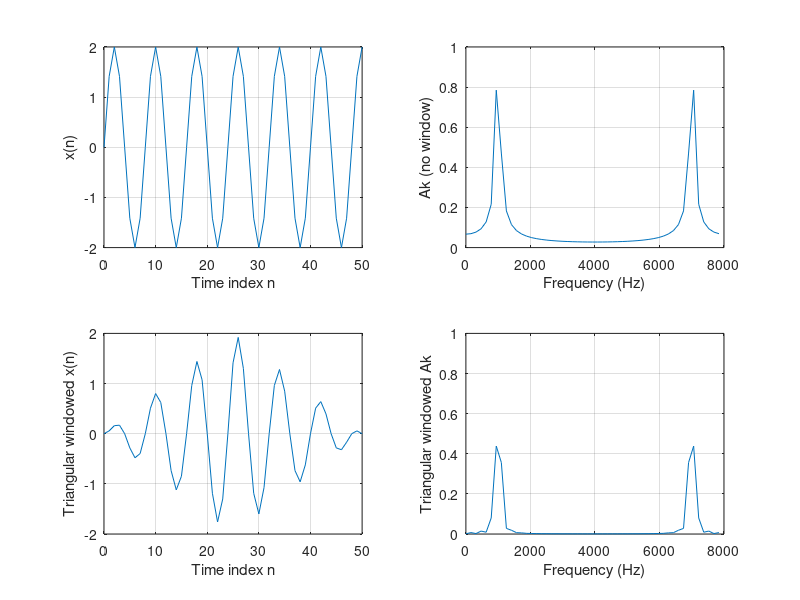
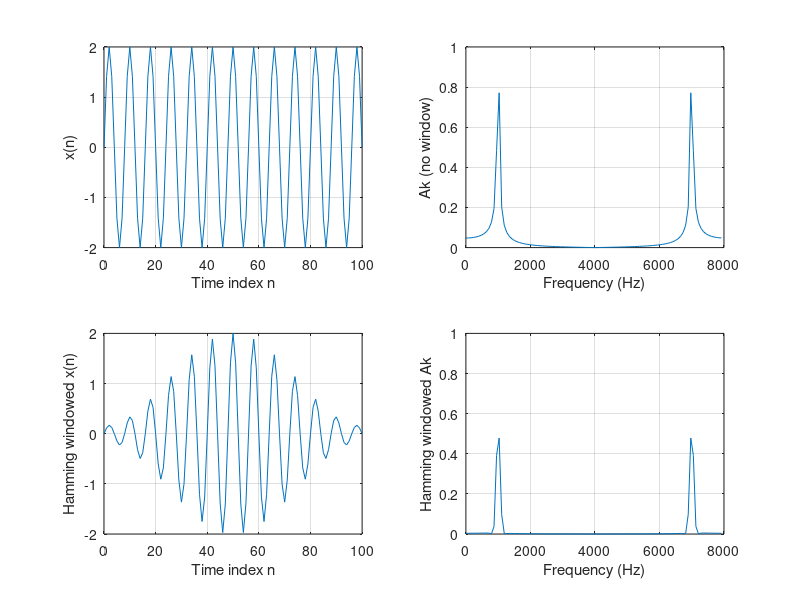
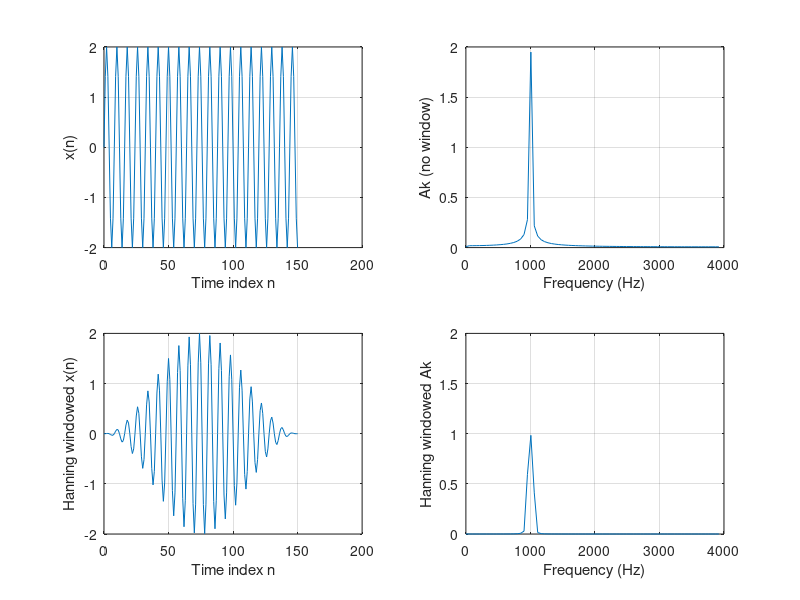

The MATLAB script that drew these images, in order:
%MATLAB Program 4.2
%Example 4.11
close all;clear all
% generate the sine wave sequence
fs=8000; T=1/fs;                      % Sampling rate and sampling period
x=2*sin(2000*pi*[0:1:50]*T); %generate 51 2000-Hz samples.
% apply the FFT algorithm
N=length(x);
  index_t=[0:1:N-1];
f=[0:1:N-1]*8000/N;		%Map frequency bin to frequency (Hz)
xf=abs(fft(x))/N;		%Calculate amplitude spectrum
figure(1)
%using Bartlett window
x_b=x.*bartlett(N)';		%Apply triangular window function
xf_b=abs(fft(x_b))/N;	%Calculate amplitude spectrum
subplot(2,2,1);plot(index_t,x);grid
xlabel('Time index n'); ylabel('x(n)');
subplot(2,2,3); plot(index_t,x_b);grid
xlabel('Time index n'); ylabel('Triangular windowed x(n)');
  subplot(2,2,2);plot(f,xf);grid;axis([0 8000 0 1]);
xlabel('Frequency (Hz)'); ylabel('Ak (no window)');
subplot(2,2,4); plot(f,xf_b);grid; axis([0 8000 0 1]);
xlabel('Frequency (Hz)'); ylabel('Triangular windowed Ak');
figure(2)
% generate the sine wave sequence
x=2*sin(2000*pi*[0:1:100]*T);    %generate 101 2000-Hz samples.
% apply the FFT algorithm
N=length(x);
index_t=[0:1:N-1];
f=[0:1:N-1]*fs/N;
xf=abs(fft(x))/N;
%using Hamming window
x_hm=x.*hamming(N)';		%Apply Hamming window function
xf_hm=abs(fft(x_hm))/N;		%Calculate amplitude spectrum
subplot(2,2,1);plot(index_t,x);grid
xlabel('Time index n'); ylabel('x(n)');
subplot(2,2,3); plot(index_t,x_hm);grid
xlabel('Time index n'); ylabel('Hamming windowed x(n)');
subplot(2,2,2);plot(f,xf);grid;axis([0 fs 0 1]);
xlabel('Frequency (Hz)'); ylabel('Ak (no window)');
subplot(2,2,4); plot(f,xf_hm);grid;axis([0 fs 0 1]);
xlabel('Frequency (Hz)'); ylabel('Hamming windowed Ak');
figure(3)
% generate the sine wave sequence
x=2*sin(2000*pi*[0:1:150]*T);   % generate 151 2-kHz samples
% apply the FFT algorithm
N=length(x);
index_t=[0:1:N-1];
f=[0:1:N-1]*fs/N;
xf=2*abs(fft(x))/N;xf(1)=xf(1)/2;    % single-sided spectrum
%using Hanning window
x_hn=x.*hanning(N)';
xf_hn=2*abs(fft(x_hn))/N;xf_hn(1)=xf_hn(1)/2;   %single-sided spectrum
subplot(2,2,1);plot(index_t,x);grid
xlabel('Time index n'); ylabel('x(n)');
subplot(2,2,3); plot(index_t,x_hn);grid
xlabel('Time index n'); ylabel('Hanning windowed x(n)');
subplot(2,2,2);plot(f(1:(N-1)/2),xf(1:(N-1)/2));grid;axis([0 fs/2 0 2]);
xlabel('Frequency (Hz)'); ylabel('Ak (no window)');
subplot(2,2,4); plot(f(1:(N-1)/2),xf_hn(1:(N-1)/2));grid;axis([0 fs/2 0 2]);
xlabel('Frequency (Hz)'); ylabel('Hanning windowed Ak');
